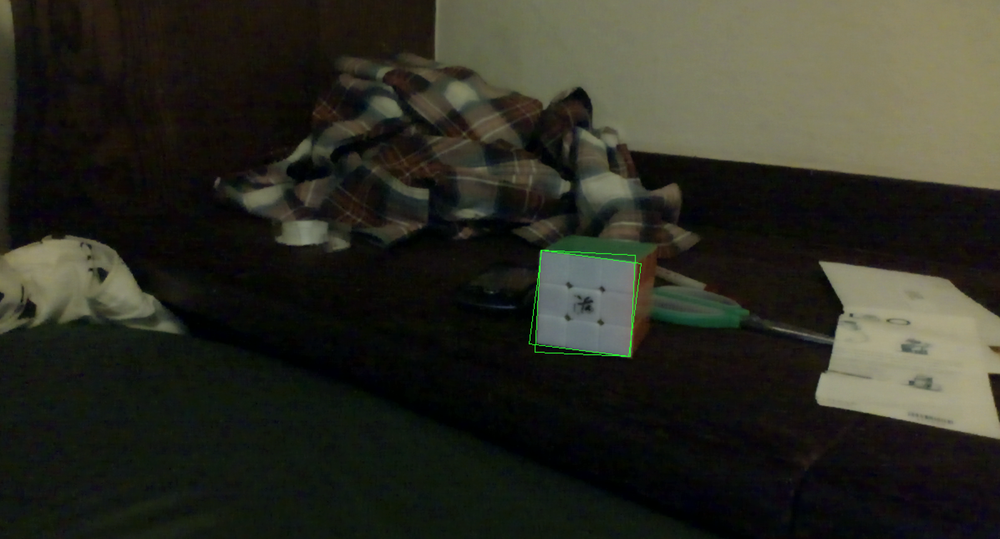
//> input picture apps/darkly/square-detector/pic1.png, 1000 x 539 px, shrunk from 2394 x 1290 before the run, given in place of the camera
$ ./main   (built with g++ and OpenCV 4)
//> lines starting //> are read from the running program, lines starting //| are printed output that depends on the picture; after the words box and inside, x2 and y2 are one past the last pixel; in counts of white or black regions, pixels touching at a corner belong together
/********************************************************************************
 *
 *
 *  This program is demonstration for ellipse fitting. Program finds
 *  contours and approximate it by ellipses.
 *
 *  Trackbar specify threshold parametr.
 *
 *  White lines is contours. Red lines is fitting ellipses.
 *
 *
 *  Autor:  Denis Burenkov.
 *
 *
 *
 ********************************************************************************/


#include <stdio.h>
#include "../logging.h"
#include "opencv2/imgproc/imgproc.hpp"
#include "opencv2/highgui/highgui.hpp"
#include <iostream>

const char *TAG = "ellipse-fitter";

using namespace cv;
using namespace std;

int main(int argc, char** argv) {
  DEBUG("inside main");
//> (this line was passed over: DEBUG is not available in this run)
  // Initialize capturing live feed from the camera
  VideoCapture capture;
  if (argc >= 3 && strncmp(argv[1], "-v", 2) == 0) {
    DEBUG("Reading from file");
    capture = VideoCapture(argv[2]);
  } else {
    DEBUG("Capturing from camera");
//> (this line was passed over: DEBUG is not available in this run)
    capture = VideoCapture(0);
  }
  DEBUG("done parsing arguments");
//> (this line was passed over: DEBUG is not available in this run)

  // Couldn't get a device? Throw an error and quit
  if(!capture.isOpened()) {
    cout << "Could not initialize capturing\n";
    return -1;
  }
  DEBUG("camera opened");
//> (this line was passed over: DEBUG is not available in this run)

  // Create windows.
  namedWindow("Source", CV_WINDOW_AUTOSIZE);
  namedWindow("Result", CV_WINDOW_AUTOSIZE);

  Mat frame;
  Mat thresholded;
  Mat gray;
  Mat output;
  int thresholdValue = 70;
  vector<vector<Point> > contours;
  vector<Vec4i> hierarchy;
  RotatedRect box;

  // Create toolbars.
  createTrackbar("Threshold", "Result", &thresholdValue, 255);

  while (true) {
    DEBUG("before reading frame");
//> (this line was passed over: DEBUG is not available in this run)
    capture.read(frame);
//> frame is the input picture: 539 rows x 1000 cols, CV_8UC3; mean B, G, R 35.7, 45.5, 45.2
    if (frame.empty()) break;
    DEBUG("after reading frame");
//> (this line was passed over: DEBUG is not available in this run)

    output.create(frame.size(), frame.depth());
    output = Scalar(0, 0, 0);

    // Get current threshold value
    // thresholdValue = getTrackbarPos("Threshold", "Result");

    // Threshold the source image. This needful for cvFindContours().
    cvtColor(frame, gray, CV_BGR2GRAY);
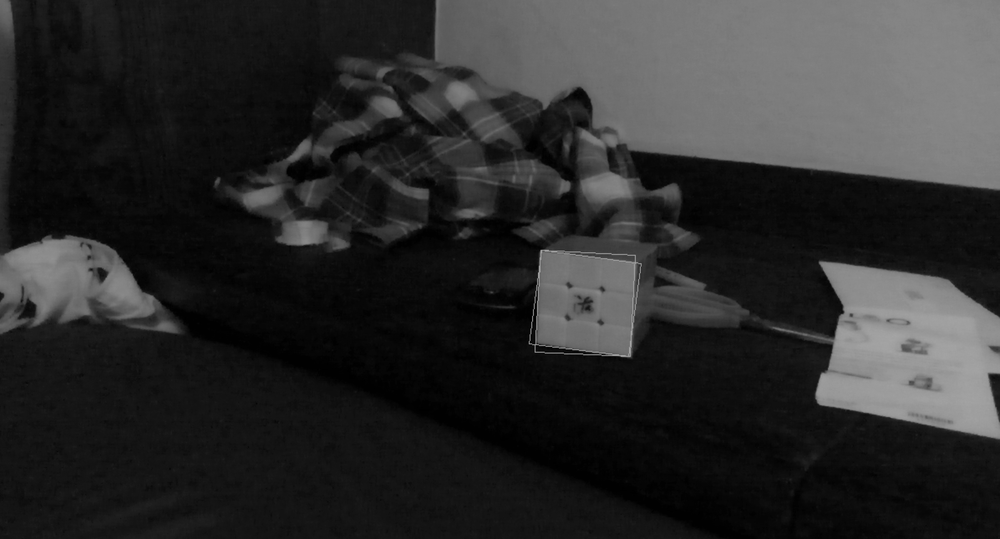
//> gray: 539 rows x 1000 cols, CV_8UC1; min 0, max 167, mean 44.3
    threshold(gray, thresholded, thresholdValue, 255, CV_THRESH_BINARY);
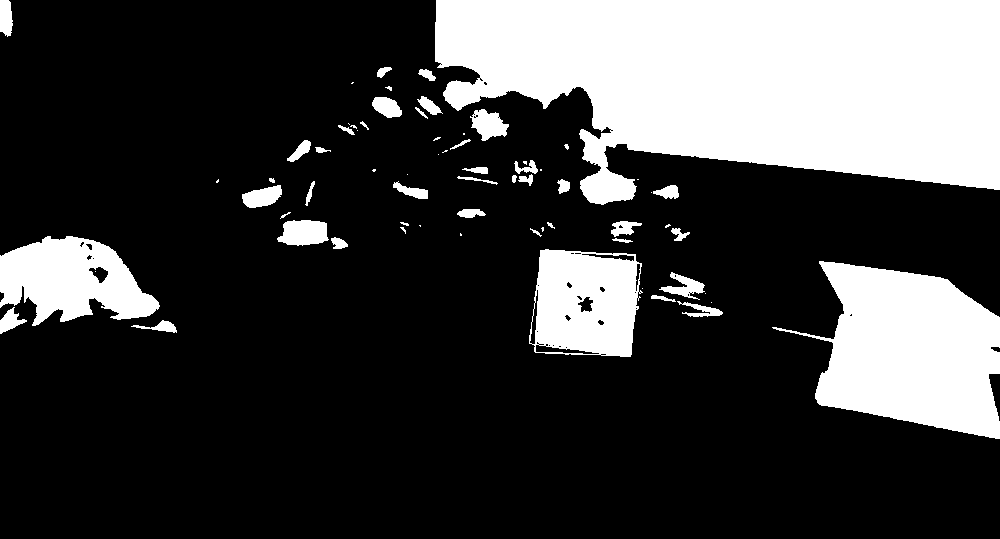
//> thresholded: 539 rows x 1000 cols, CV_8UC1; 25.2% white; 68 white regions (26 under 20 px)

    // Find all contours.
    findContours(thresholded, contours, hierarchy,
                 CV_RETR_LIST, CV_CHAIN_APPROX_NONE, Point(0, 0));
//> contours = 112 contours, 64 with area under 20; largest, box (x1, y1, x2, y2) and area: (435, 0, 1000, 205) 83942, (772, 261, 1000, 439) 23964, (529, 249, 643, 357) 10310, (0, 236, 160, 326) 9064, (277, 220, 329, 246) 982

    // Fit ellipses and draw everything
    for (int i = 0; i < contours.size(); i++) {
      // Number point must be more than or equal to 6 (for cvFitEllipse_32f).
      if (contours.at(i).size() < 6) continue;

      box = fitEllipse(Mat(contours.at(i)));
      drawContours(output, contours, i, Scalar(255, 255, 255));
      ellipse(output, box, Scalar(255, 255, 255));
    }
//> this loop made 112 passes
//> box on passes 1, 3, 6, 7, 8, 9, 11, 12, 13, 14, 16, 18: centre (603, 354), size (2.2, 6.5), angle 90, centre (559.5, 346), size (2.1, 3), angle 90, centre (542.8, 348.5), size (6.4, 100.8), angle 94.8, centre (546.5, 344.5), size (3.2, 3.2), angle 0, centre (541, 344), size (2.2, 6.5), angle 90, centre (537.3, 342.7), size (2.5, 3.5), angle 135, centre (600.5, 322.1), size (5.2, 7.4), angle 121.2, centre (153.6, 324.4), size (9.9, 58.7), angle 98.1, centre (567.5, 317.4), size (4.8, 7.8), angle 138.5, centre (850.7, 314.7), size (2.5, 3.5), angle 45, centre (10.7, 320.4), size (18.9, 28), angle 55.1, centre (693.1, 309.2), size (11.1, 50.8), angle 97.5
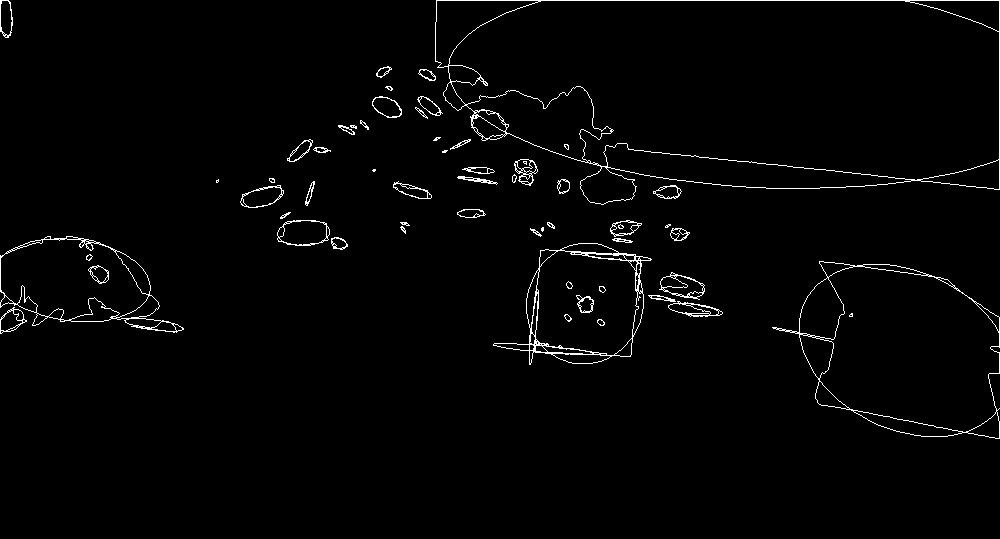
//> output: 539 rows x 1000 cols, CV_8UC1; 1.8% white in thin lines or dots, all inside (x1, y1, x2, y2) = (0, 0, 1000, 439)
    imshow("Result", output);
    DEBUG("displayed image");
//> (this line was passed over: DEBUG is not available in this run)

    if(waitKey(5) == 27) {
//> the Esc key is pressed
      DEBUG("received escape key");
//> (this line was passed over: DEBUG is not available in this run)
      break;
    }
  }
  return 0;
}
